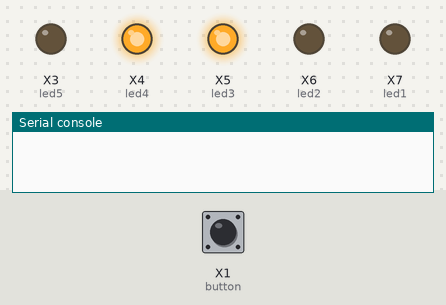
Bench run of a program on a simulated pyboard running MicroPython. On the bench: output pins drawn as LEDs (lit = HIGH), the last lines printed to the serial console. Inputs (shaded band) come from the test bench; at power-on: X1 (button) HIGH.

Above: at 1.2 s.
1.3 s: X1 (button) pulled LOW for 0.15 s
At 1.8 s:
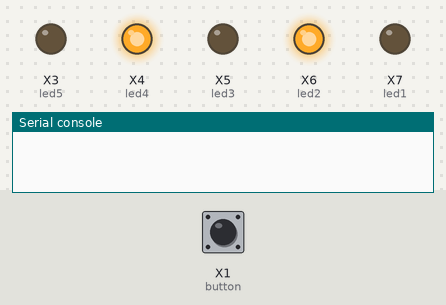
At 4.9 s:
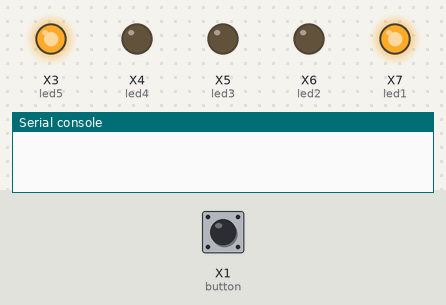
Timing chart, 0 to 16.5 s (numbered marks = the images above; inputs shaded):
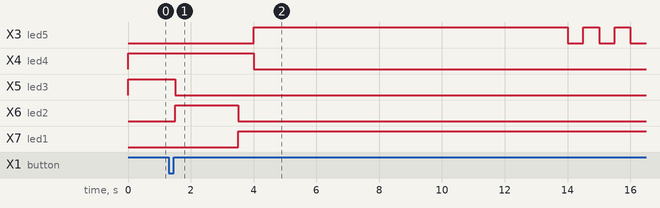

The program:

ped_part1_pyb.py
```python
# MicroPython for the IOT - Chapter 9
#
# Project 2: A MicroPython Pedestrian Crosswalk Simulator
#            Part 1 - controlling LEDs and button as input
#
# Required Components:
# - Pyboard
# - (2) Red LEDs
# - (2) Yellow LEDs
# - (1) Green LED
# - (5) 220 Ohm resistors
# - (1) breadboard friendly momentary button
#
# Note: this only runs on the Pyboard.
#
# Imports for the project
from pyb import Pin, delay, ExtInt

# Setup the button and LEDs
button = Pin('X1', Pin.IN, Pin.PULL_UP)
led1 = Pin('X7', Pin.OUT_PP)
led2 = Pin('X6', Pin.OUT_PP)
led3 = Pin('X5', Pin.OUT_PP)
led4 = Pin('X4', Pin.OUT_PP)
led5 = Pin('X3', Pin.OUT_PP)

# Setup lists for the LEDs
stoplight = [led1, led2, led3]
walklight = [led4, led5]

# Turn off the LEDs
for led in stoplight:
    led.low()
for led in walklight:
    led.low()

# Start with green stoplight and red walklight
stoplight[2].high()
walklight[0].high()

# We need a method to cycle the stoplight and walklight
#
# We toggle from green to yellow for 2 seconds
# then red for 20 seconds.
def cycle_lights():
    # Go yellow.
    stoplight[2].low()
    stoplight[1].high()
    # Wait 2 seconds
    delay(2000)
    # Go red and turn on walk light
    stoplight[1].low()
    stoplight[0].high()
    delay(500)  # Give the pedestrian a chance to see it
    walklight[0].low()
    walklight[1].high()
    # After 10 seconds, start blinking the walk light
    delay(10000)
    for i in range(0,10):
        walklight[1].low()
        delay(500)
        walklight[1].high()
        delay(500)

    # Stop=green, walk=red
    walklight[1].low()
    walklight[0].high()
    delay(500)  # Give the pedestrian a chance to see it
    stoplight[0].low()
    stoplight[2].high()

# Create callback for the button
def button_pressed(line):
    cur_value = button.value()
    active = 0
    while (active < 50):
        if button.value() != cur_value:
            active += 1
        else:
            active = 0
        delay(1)
        print("")
    if active:
        cycle_lights()
    else:
        print("False press")

# Create an interrupt for the button
e = ExtInt('X1', ExtInt.IRQ_FALLING, Pin.PULL_UP, button_pressed)
```

Measured:
- after the input at 1.3 s, X3 (led5): LOW → HIGH after 2.7 s, then repeats every 1.0 s: LOW 0.50 s, HIGH 0.50 s; X4 (led4): HIGH → LOW after 2.7 s; X5 (led3): HIGH → LOW after 0.20 s; X6 (led2): LOW → HIGH after 0.20 s, → LOW 2.0 s later; X7 (led1): LOW → HIGH after 2.2 s
